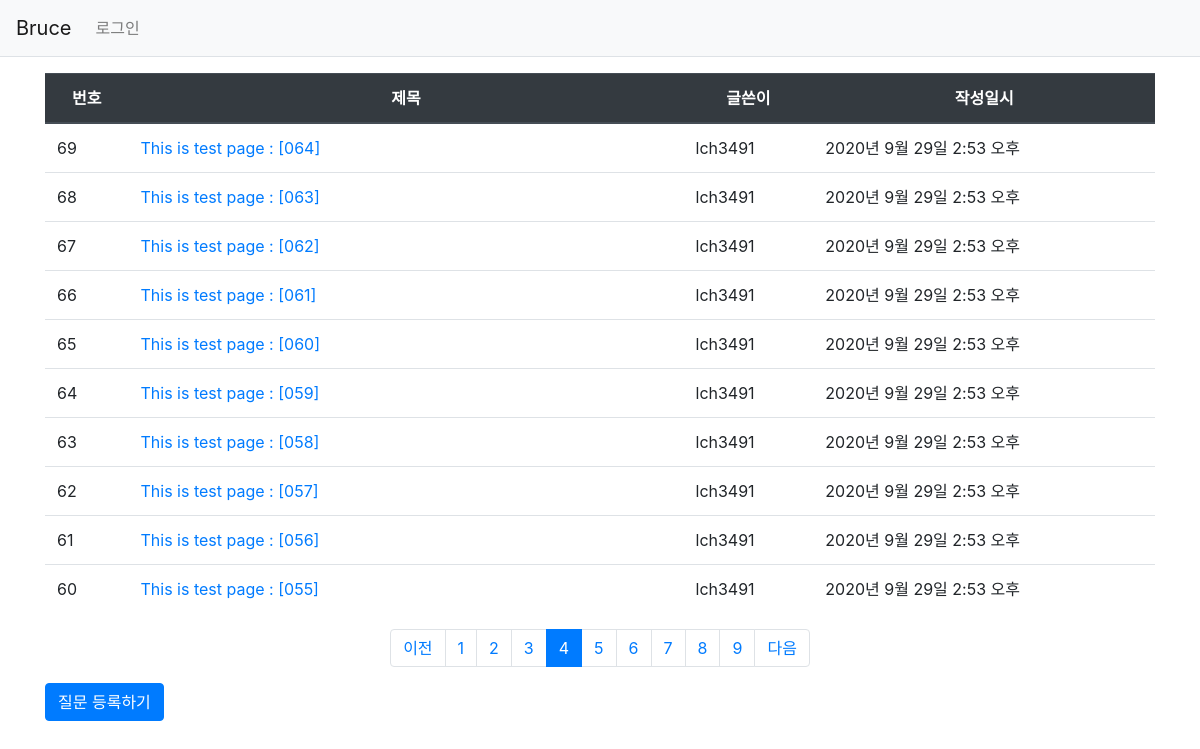
Page /pybo/?page=4 on the committed database.
### pybo/models.py (models this page shows, shortened)
class Question(models.Model):
    subject = models.CharField(max_length=200)
    content = models.TextField()
    create_date = models.DateTimeField()
    author = models.ForeignKey(User,  on_delete=models.CASCADE)
    modify_date = models.DateTimeField(null=True, blank=True)

### pybo/views/base_views.py (the view)
# urls.py: path('', base_views.index, name='index'),
def index(request):
    page = request.GET.get('page', '1')
    question_list = Question.objects.order_by('-create_date')
    paginator = Paginator(question_list, 10)
    page_obj = paginator.get_page(page)
    context = {'question_list': page_obj}
    return render(request, 'pybo/question_list.html', context)

### pybo/templatetags/pybo_filter.py (called while the page is built)
@register.filter
def sub(value, arg):
    return value - arg

### templates/pybo/question_list.html (shortened to what this page needs)
{% extends 'base.html' %}
{% load pybo_filter %}
{% block content %}
<div class="container my-3">
    <table class="table">
        <thead>
        <tr class="text-center thead-dark">
            <th>번호</th>
            <th style='width:50%'>제목</th>
            <th>글쓴이</th>
            <th>작성일시</th>
        </tr>
        </thead>
        <tbody>
        {% if question_list %}
        {% for question in question_list %}
        <tr>
            <td>{{ question_list.paginator.count|sub:question_list.start_index|sub:forloop.counter0|add:1 }}</td>
            <td class='text-left'>
                <a href="{% url 'pybo:detail' question.id %}">{{ question.subject }}</a>
            </td>
            <td>{{ question.author.username }}</td>
            <td>{{ question.create_date }}</td>
        </tr>
        {% endfor %}
        {% else %}
        <tr>
            <td colspan="3">질문이 없습니다.</td>
        </tr>
        {% endif %}
        </tbody>
    </table>
    <ul class="pagination justify-content-center">
        {% if question_list.has_previous %}
        <li class="page-item">
            <a class="page-link" href="?page={{ question_list.previous_page_number }}">이전</a>
        </li>
        {% else %}
        <li class="page-item disabled">
            <a class="page-link" tabindex="-1" aria-disabled="true" href="#">이전</a>
        </li>
        {% endif %}
        {% for page_number in question_list.paginator.page_range %}
        {% if page_number >= question_list.number|add:-5 and page_number <= question_list.number|add:5 %}
            {% if page_number == question_list.number %}
            <li class="page-item active" aria-current="page">
                <a class="page-link" href="?page={{ page_number }}">{{ page_number }}</a>
            </li>
            {% else %}
            <li class="page-item">
                <a class="page-link" href="?page={{ page_number }}">{{ page_number }}</a>
            </li>
            {% endif %}
        {% endif %}
        {% endfor %}
        {% if question_list.has_next %}
        <li class="page-item">
            <a class="page-link" href="?page={{ question_list.next_page_number }}">다음</a>
        </li>
        {% else %}
        <li class="page-item disabled">
            <a class="page-link" tabindex="-1" aria-disabled="true" href="#">다음</a>
        </li>
        {% endif %}
    </ul>
    <a href="{% url 'pybo:question_create' %}" class="btn btn-primary">질문 등록하기</a>
</div>
{% endblock %}

### rows in the picture
Question: paginator.count|sub "69", subject "This is test page : [064]", author.username "lch3491", create_date "2020년 9월 29일 2:53 오후"
Question: paginator.count|sub "68", subject "This is test page : [063]", author.username "lch3491", create_date "2020년 9월 29일 2:53 오후"
Question: paginator.count|sub "67", subject "This is test page : [062]", author.username "lch3491", create_date "2020년 9월 29일 2:53 오후"
Question: paginator.count|sub "66", subject "This is test page : [061]", author.username "lch3491", create_date "2020년 9월 29일 2:53 오후"
Question: paginator.count|sub "65", subject "This is test page : [060]", author.username "lch3491", create_date "2020년 9월 29일 2:53 오후"
Question: paginator.count|sub "64", subject "This is test page : [059]", author.username "lch3491", create_date "2020년 9월 29일 2:53 오후"
Question: paginator.count|sub "63", subject "This is test page : [058]", author.username "lch3491", create_date "2020년 9월 29일 2:53 오후"
Question: paginator.count|sub "62", subject "This is test page : [057]", author.username "lch3491", create_date "2020년 9월 29일 2:53 오후"
Question: paginator.count|sub "61", subject "This is test page : [056]", author.username "lch3491", create_date "2020년 9월 29일 2:53 오후"
Question: paginator.count|sub "60", subject "This is test page : [055]", author.username "lch3491", create_date "2020년 9월 29일 2:53 오후"

### other values in the picture
{{ page_number }} "1" "2" "3" "5" "6" "7" "8" "9"
{{ page_number }} "4"
